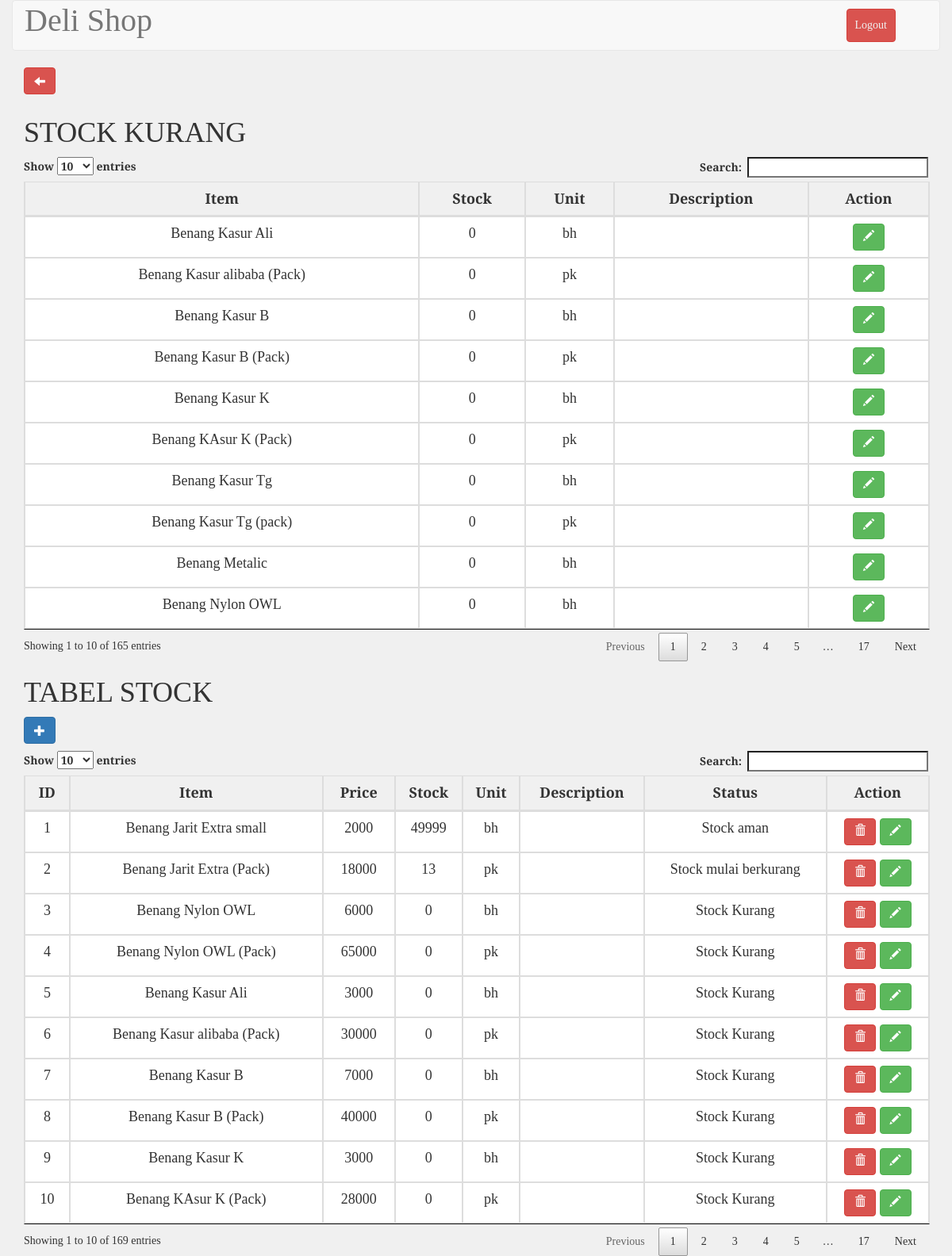
Before: /stock.php (signed in) with the older database file.
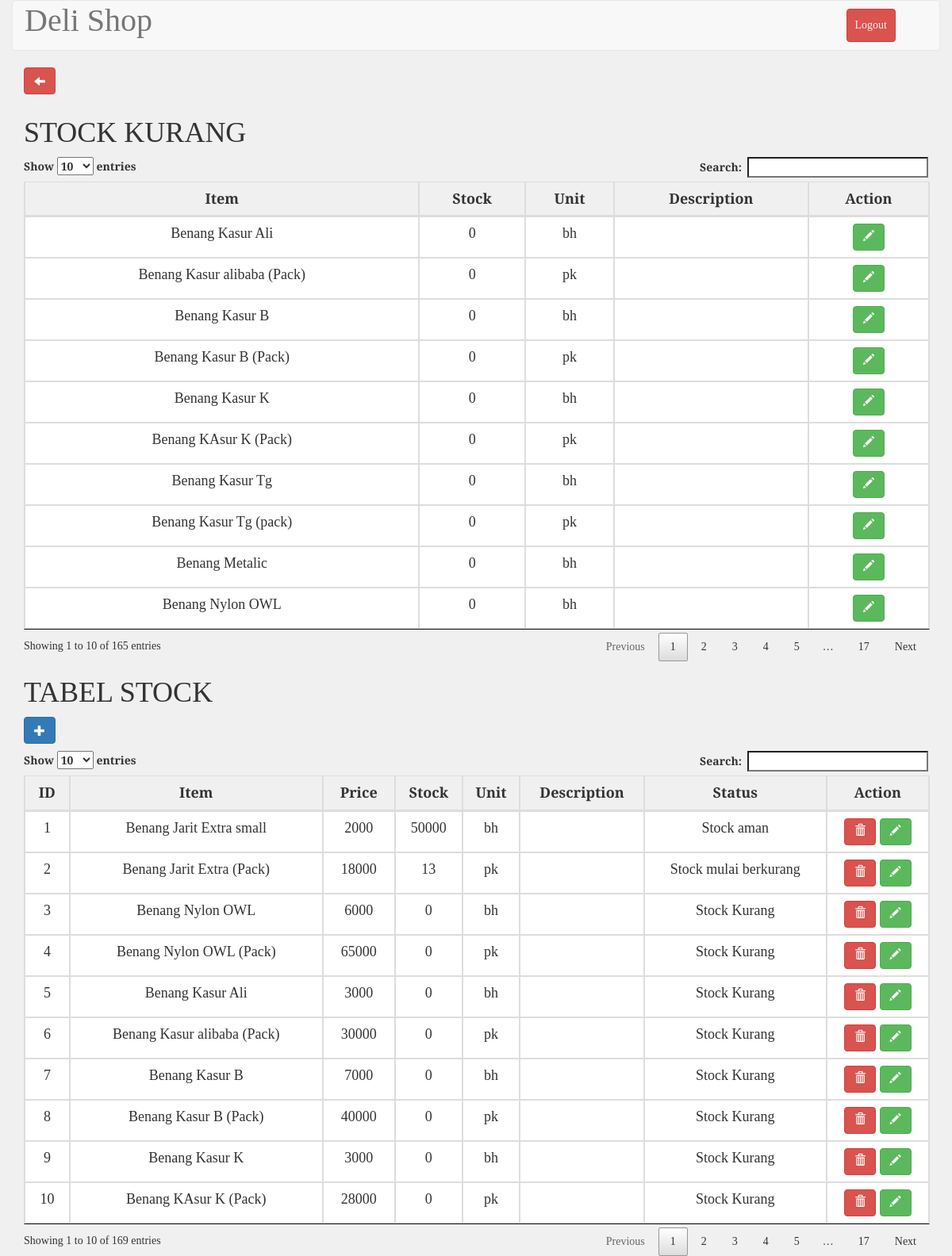
After: the same page with the newer database file.
### tables this page shows
CREATE TABLE `tb_barang` (
  `id` int(10) unsigned NOT NULL AUTO_INCREMENT,
  `item` varchar(100) NOT NULL,
  `price` float unsigned NOT NULL,
  `stock` float unsigned NOT NULL,
  `unit` varchar(100) NOT NULL,
  `kategori` int(11) NOT NULL,
  `description` text NOT NULL,
  PRIMARY KEY (`id`)
);

### stock.php (the view, shortened to what this page needs)
<?php
include_once 'koneksi.php';
$barang = mysqli_query($conn, "SELECT id, item, price, stock, unit, description FROM tb_barang;");
$stock_kurang = mysqli_query($conn, "SELECT id, item, stock, unit, description FROM tb_barang where stock<='5';");
?>
<!DOCTYPE html>
<html>
	<?php include("./templates/header.php"); ?>
	<link rel="stylesheet" type="text/css" href="./css/stockStyle.css">
	<body>
		<div class="container-fluid">
			<div class="row">
				<div class="col-md-12 header">
					<nav class="navbar navbar-default" role="navigation">
						<div class="container-fluid">
							<div class="navbar-header">
								<a class="navbar-brand" style="font-size: 40px;" href="#">Deli Shop</a>
							</div>
							<div class="collapse navbar-collapse navbar-ex1-collapse">
								<ul class="nav navbar-nav navbar-right">
									<li><a type="button" class="btn btn-danger" style="margin: 10px; padding: 10px;" href="logout.php">Logout</a></li>
									<li><a href=""> </a></li>
								</ul>
							</div>
						</div>
					</nav>
				</div>
			</div>
		</div>
		<div class="container">
			<div class="row">
			<div class="col-md-12 ">
			<a type="button" class="btn btn-danger glyphicon glyphicon-arrow-left" href="administrator.php" style="margin:0 5px 10px 0;"></a>
					<h1>STOCK KURANG</h1>
					<table id="example2" class="table table-bordered" style="width: 100%;">
						<thead>
							<tr>
								<th>Item</th>
								<th>Stock</th>
								<th>Unit</th>
								<th>Description</th>
								<th>Action</th>
							</tr>
						</thead>
						<tbody>
							<?php
							$no=1;
							foreach ($stock_kurang as $kurang) {?>
							<tr>
								<td><?php echo $kurang['item']?></td>
								<td><?php echo $kurang['stock']?></td>
								<td><?php echo $kurang['unit']?></td>
								<td><?php echo $kurang['description']?></td>
								<td>
									<a type="button" class="btn btn-success" href="edit_data.php?id=<?php echo $kurang['id'];?>"><span class="glyphicon glyphicon-pencil"></span></a>
								</td>
							</tr>
							<?php $no++; }?>
						</tbody>
					</table>
				</div>
				<div class="col-md-12">
					<table id="example" class="table table-bordered" style="width: 100%;">
						<h1>TABEL STOCK</h1>
						<a type="button" class="btn btn-primary glyphicon glyphicon-plus" href="add_data.php" style="margin: 0 0 10px 0" ></a>
						<thead>
							<tr>
								<th>ID</th>
								<th>Item</th>
								<th>Price</th>
								<th>Stock</th>
								<th>Unit</th>
								<th>Description</th>
								<th>Status</th>
								<th>Action</th>
							</tr>
						</thead>
						<tbody>
							<?php
							$no=1;
							foreach ($barang as $data) {?>
							<tr>
								<td><?php echo $no ?></td>
								<td><?php echo $data["item"];?></td>
								<td><?php echo $data["price"];?></td>
								<td id="stock"><?php echo $data["stock"];?><?php if($data["stock"]<=5){?>
									<?php }elseif($data["stock"]>10 && $data["stock"]<=30){?>
								<?php }?>
								</td>
								<td><?php echo $data["unit"];?></td>
								<td><?php echo $data["description"];?></td>
								<td><?php if($data["stock"]<=5){
									echo "Stock Kurang";
								}elseif($data["stock"]<=25){
									echo "Stock mulai berkurang";
								}else{
									echo "Stock aman";
								}?></td>
								<td>
									<button class="btn btn-danger deleteItem" id="<?php echo $data['id']; ?>"><span class="glyphicon glyphicon-trash"></span></button>
									<a type="button" class="btn btn-success" href="edit_data.php?id=<?php echo $data['id'];?>"><span class="glyphicon glyphicon-pencil"></span></a>
								</td>
							</tr>
							<?php $no++; }?>
						</tbody>
					</table>
				</div>
			</div>
		</div>
	</body>
</html>

### templates/header.php (shortened to what this page needs)
<head>
    <link rel="stylesheet" type="text/css" href="./assets/jquery.dataTables.min.css">
    <link rel="stylesheet" href="./assets/bootstrap3.3.7/css/bootstrap.min.css">
    <link href="./assets/select2.min.css" rel="stylesheet" />
    <link rel="stylesheet" href="./assets/chart.css">
</head>

### css/stockStyle.css (style rules this page uses)
html,body { font-family: 'Slabo 27px', serif; background-color: #f0f0f0; }
#example, th, td { font-size: 18px; text-align: center; width: auto; }
.navbar-default .navbar-nav>li>a { color: #f0f0f0 !important; }

Changed rows visible on the page:
changed tb_barang "Benang Jarit Extra small": stock "49999" → "50000"
